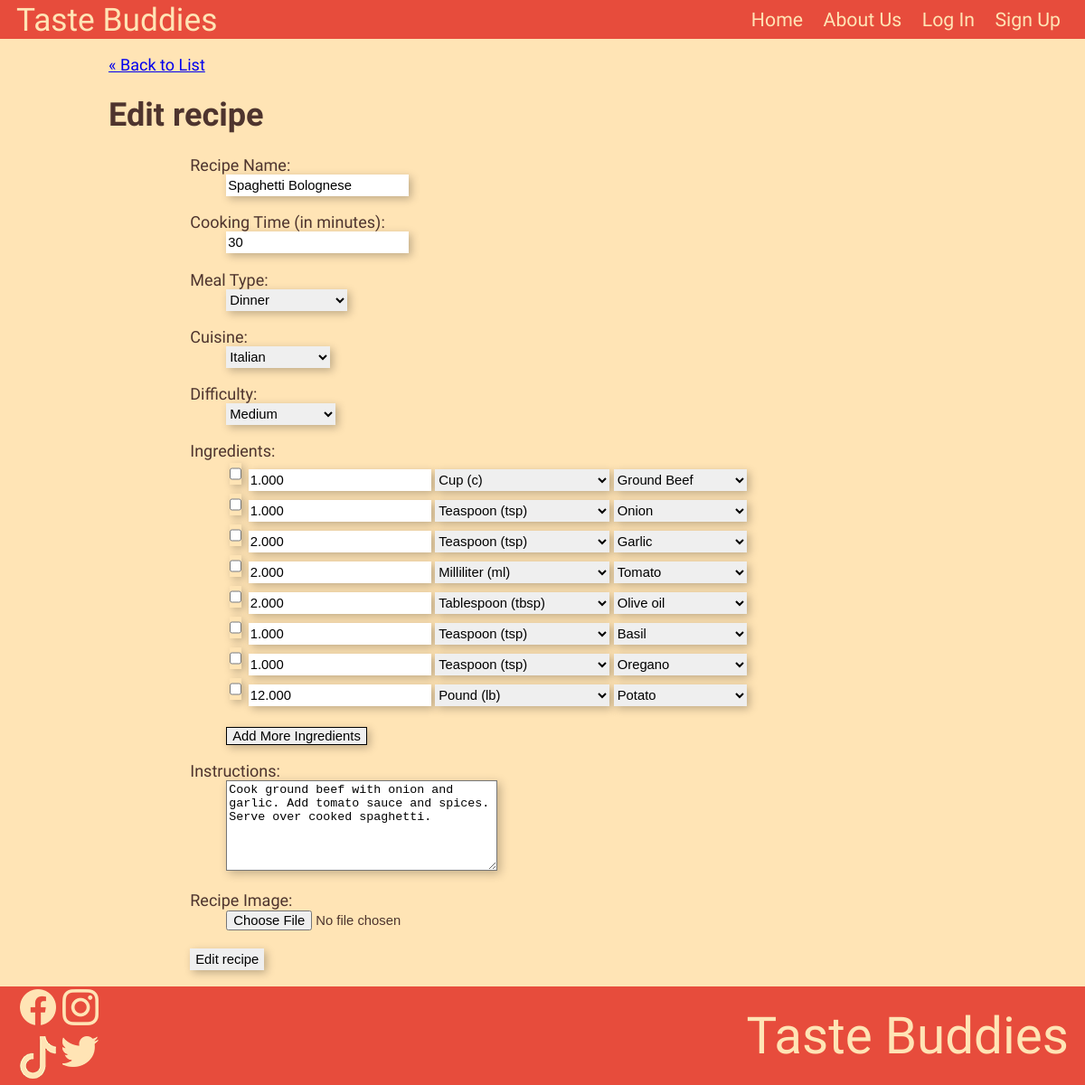
/public/recipes/edit.php?id=1, run on the app's committed database.
### tables this page shows
CREATE TABLE `recipes` (
  `recipe_id` int NOT NULL,
  `user_id` int DEFAULT NULL,
  `recipe_name` varchar(50) DEFAULT NULL,
  `instructions` text,
  `cooking_time` int DEFAULT NULL,
  `difficulty` int DEFAULT NULL,
  `cuisine_type` int DEFAULT NULL,
  `meal_type` int DEFAULT NULL
);

CREATE TABLE `ingredients` (
  `ingredient_id` int NOT NULL,
  `recipe_id` int DEFAULT NULL,
  `ingredient_name` int DEFAULT NULL,
  `measurement_type` int DEFAULT NULL,
  `measurement_num` varchar(50) DEFAULT NULL
);

### private/functions.php (called while the page is built, shortened)
<?php
function url_for($script_path) {
  if($script_path[0] != '/') {
    $script_path = "/" . $script_path;
  }
  return WWW_ROOT . $script_path;
}
function u($string="") {
  return urlencode($string);
}
function h($string="") {
  return htmlspecialchars($string);
}
?>

### private/classes/databaseobject.class.php (called while the page is built, shortened)
<?php
class DatabaseObject {
  static protected $database;
  static protected $table_name = "";
  static public function set_database($database) {
    self::$database = $database;
  }
  static public function find_by_sql($sql) {
    $result = self::$database->query($sql);
    $object_array = [];
    while($record = $result->fetch_assoc()) {
      $object_array[] = static::instantiate($record);
    }
    return $object_array;
  }
  static public function find_by_recipe($recipe_id) {
    $sql = "SELECT * FROM " . static::$table_name . " ";
    $sql .= "WHERE recipe_id='" . self::$database->escape_string($recipe_id) . "'";
    $obj_array = static::find_by_sql($sql);
    if(!empty($obj_array)) {
      return array_shift($obj_array);
    } else {
      return false;
    }
  }
  static function find_all_by_recipe($recipe_id) {
    $sql = "SELECT * FROM " . static::$table_name . " ";
    $sql .= "WHERE recipe_id='" . self::$database->escape_string($recipe_id) . "'";
    $obj_array = static::find_by_sql($sql);
    return $obj_array;
  }
  static protected function instantiate($record) {
    $object = new static;
    foreach($record as $property => $value) {
        if(property_exists($object, $property)) {
            $object->$property = $value;
        }
    }
    return $object;
  }
}
?>

### public/recipes/edit.php (the view, shortened to what this page needs)
<?php
$id = $_GET['id'];
$recipe = Recipe::find_by_recipe($id);
$ingredients = Ingredients::find_all_by_recipe($id);
?>
<?php include(SHARED_PATH . '/public_header.php'); ?>
  <a class="back-link" href="<?php echo url_for('index.php'); ?>">&laquo; Back to List</a>
  <div class="recipe edit">
    <h1>Edit recipe</h1>
    <form action="<?php echo url_for('/recipes/edit.php?id=' . h(u($id))); ?>" method="post" enctype="multipart/form-data">
          <dl>
            <dt><label for="recipeName">Recipe Name:</label></dt>
            <dd><input type="text" id="recipeName" name="recipe[recipe_name]" value="<?php echo h($recipe->recipe_name); ?>" required></dd>
          </dl>
          <dl>
            <dt><label for="cookingTime">Cooking Time (in minutes):</label></dt>
            <dd><input type="number" id="cookingTime" name="recipe[cooking_time]" value="<?php echo h($recipe->cooking_time); ?>" required></dd>
          </dl>
          <dl>
            <dt><label for="mealType">Meal Type:</label></dt>
            <dd>
              <select id="mealType" name="recipe[meal_type]" required>
                <?php foreach(MealType::MEAL_OPTIONS as $meal_id => $meal_name) { ?>
                  <option value="<?php echo $meal_id; ?>" <?php if($recipe->meal_type == $meal_id) {echo 'selected'; } ?>><?php echo $meal_name; ?></option>
                <?php } ?>
              </select>
            </dd>
          </dl>
          <dl>
            <dt><label for="cuisine">Cuisine:</label></dt>
            <dd>
              <select id="cuisine" name="recipe[cuisine_id]" required>
                  <?php foreach(Cuisine::CUISINE_OPTIONS as $cuisine_id => $cuisine_name): ?>
                    <option value="<?php echo $cuisine_id; ?>" <?php if($recipe->cuisine_type == $cuisine_id) {echo 'selected'; } ?>><?php echo $cuisine_name; ?></option>
                  <?php endforeach; ?>
              </select>
            </dd>
          </dl>
          <dl>
            <dt><label for="difficulty">Difficulty:</label></dt>
            <dd>
              <select id="difficulty" name="recipe[difficulty]" required>
                  <?php foreach(Difficulty::DIFFICULTY_OPTIONS as $difficulty_id => $difficulty_name): ?>
                    <option value="<?php echo $difficulty_id; ?>" <?php if($recipe->difficulty == $difficulty_id) {echo 'selected'; } ?>><?php echo $difficulty_name; ?></option>
                  <?php endforeach; ?>
              </select>
            </dd>
          </dl>
          <dL>
            <dt><label>Ingredients:</label></dt>
            <dd>
            <?php foreach($ingredients as $outer_ingredient): ?>
              <div id="ingredientsList">
                <input type="checkbox" name="delete_ingredients[]" value="<?php echo h($outer_ingredient->ingredient_id); ?>">
                <input type="number" name="ingredient[measurement_num][]" placeholder="Quantity" value="<?php echo h($outer_ingredient->measurement_num); ?>" required>
                <select name="ingredient[measurement_type][]" required>
                  <?php foreach(Ingredients::MEASUREMENT_TYPE as $measurement_id => $measurement): ?>
                    <option value="<?php echo $measurement_id; ?>" <?php if($outer_ingredient->measurement_type == $measurement_id) { echo 'selected'; } ?>>
                      <?php echo $measurement; ?>
                    </option>
                 <?php endforeach; ?>
              </select>
                <select name="ingredient[ingredient_name][]" required>
                  <?php foreach(Ingredients::INGREDIENT_OPTIONS as $ing_id => $ing_name): ?>
                    <option value="<?php echo $ing_id; ?>" <?php if($outer_ingredient->ingredient_name == $ing_id) { echo 'selected'; } ?>>
                      <?php echo $ing_name; ?>
                    </option>
                  <?php endforeach; ?>
                  </select>
              </div>
            <?php endforeach; ?>
            </dd>
            <br>
            <dd><button type="button" onclick="addIngredient()">Add More Ingredients</button></dd>
          </dl>
          <dl>
            <dt><label for="instructions">Instructions:</label></dt>
            <dd><textarea id="instructions" name="recipe[instructions]" required><?php echo h($recipe->instructions); ?></textarea></dd>
          </dl>
          <dl>
            <dt><label for="recipeImage">Recipe Image:</label></dt>
            <dd><input id="form-img" type="file" id="recipeImage" name="recipe_image" accept="image/jpeg, image/png, image/jpg"></dd>
          </dl>
          <input type="submit" value="Edit recipe" />
      </form>
  </div>
<?php include(SHARED_PATH . '/public_footer.php'); ?>

### public/css/style.css (style rules this page uses)
:root { --main-color: #FFE4B5; --light-main: #ffd; --text-color: #4E342E; --nav-color: #E74C3C; --light-nav: #c44; }
* { box-sizing: border-box; }
html { font: 20px "Delius", cursive ; }
body { background-color: var(--main-color); color: var(--text-color); display: flex; flex-direction: column; height: 100vh; justify-content: space-between; margin: auto; }
form { margin-left: 5rem; }
form textarea { box-shadow: 3px 3px 10px #00000040; height: 100px; width: 300px; }
form input, form select { border: none; box-shadow: 3px 3px 10px #00000040; height: 1.5lh; }
button, #button { border: 1px solid #000; box-shadow: 3px 3px 10px #00000040; }
#form-img { box-shadow: none; }
@media screen and (max-width: 1400px) { html { font-size: calc(10px + (20 - 10) * (100vw - 375px) / (1400 - 375)); } }
@media screen and (max-width: 1400px) { form input, form select, button, #button { font-size: calc(10px + (16 - 10) * (100vw - 375px) / (1400 - 375)); } }

### data on the page
recipes: recipe_name "Spaghetti Bolognese", cooking_time "30", meal_type "Dinner", cuisine_type "Italian", difficulty "Medium", instructions "Cook ground beef with onion and garlic. Add tomato sauce and spices. Serve over cooked spaghetti."
ingredients: measurement_num "1.000", measurement_type "Cup (c)", ingredient_name "Ground Beef"
ingredients: measurement_num "1.000", measurement_type "Teaspoon (tsp)", ingredient_name "Onion"
ingredients: measurement_num "2.000", measurement_type "Teaspoon (tsp)", ingredient_name "Garlic"
ingredients: measurement_num "2.000", measurement_type "Milliliter (ml)", ingredient_name "Tomato"
ingredients: measurement_num "2.000", measurement_type "Tablespoon (tbsp)", ingredient_name "Olive oil"
ingredients: measurement_num "1.000", measurement_type "Teaspoon (tsp)", ingredient_name "Basil"
ingredients: measurement_num "1.000", measurement_type "Teaspoon (tsp)", ingredient_name "Oregano"
ingredients: measurement_num "12.000", measurement_type "Pound (lb)", ingredient_name "Potato"
